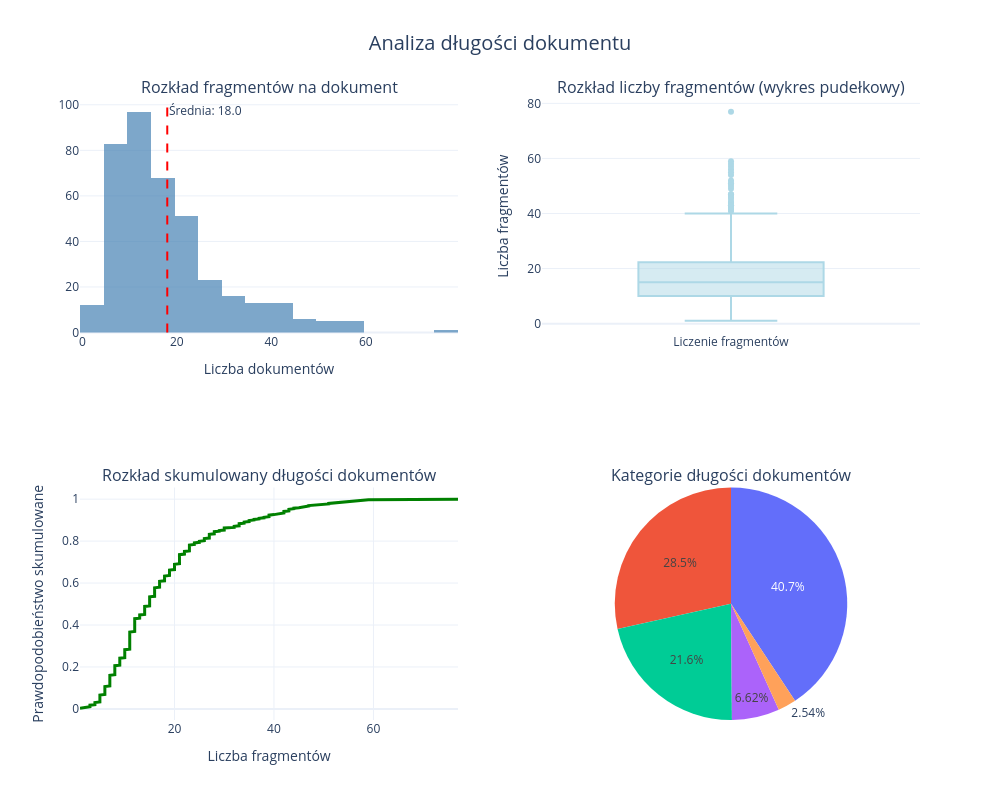

The code cell stored with this chart in its notebook:
### Code cell
# Histogram of chunk counts
fig.add_trace(
    go.Histogram(
        x=chunk_counts,
        nbinsx=30,
        name="Chunk Distribution",
        opacity=0.7,
        marker_color="steelblue"
    ),
    row=1, col=1
)

# Add mean line
mean_chunks = np.mean(chunk_counts)
fig.add_vline(
    x=mean_chunks,
    line_dash="dash",
    line_color="red",
    annotation_text=f"Średnia: {mean_chunks:.1f}",
    row=1, col=1
)

# Box plot
fig.add_trace(
    go.Box(
        y=chunk_counts,
        name="Liczenie fragmentów",
        marker_color="lightblue"
    ),
    row=1, col=2
)

# Cumulative distribution
sorted_counts = np.sort(chunk_counts)
cumulative = np.arange(1, len(sorted_counts) + 1) / len(sorted_counts)

fig.add_trace(
    go.Scatter(
        x=sorted_counts,
        y=cumulative,
        mode='lines',
        name='Łączna dystrybucja',
        line=dict(width=3, color='green')
    ),
    row=2, col=1
)

# Length categories pie chart
length_categories = pd.cut(chunk_counts, 
                          bins=[0, 5, 10, 20, 50, float('inf')], 
                          labels=['Bardzo krótki (1-5)', 'Krótki (6-10)', 'Średni (11-20)', 
                                  'Długi (21-50)', 'Bardzo długi (50+)'])
category_counts = length_categories.value_counts()

fig.add_trace(
    go.Pie(
        labels=category_counts.index,
        values=category_counts.values,
        name="Kategorie długości"
    ),
    row=2, col=2
)

# Update layout
fig.update_layout(
    height=800,
    width=1000,
    title_text="Analiza długości dokumentu",
    title_x=0.5,
    title_font_size=20,
    showlegend=False
)

# Update axis labels
fig.update_xaxes(title_text="Liczba dokumentów", row=1, col=1)
fig.update_yaxes(title_text="Liczba fragmentów", row=1, col=2)
fig.update_xaxes(title_text="Liczba fragmentów", row=2, col=1)
fig.update_yaxes(title_text="Prawdopodobieństwo skumulowane", row=2, col=1)

fig.show()

### Figure 1 — Plotly figure (JSON) as saved in the notebook; plotly's stock layout.template omitted (floating-point values rounded to 4 significant figures; data arrays with more than 128 entries replaced by an {"elided": "..."} marker saying what was removed)
{"data": [{"marker": {"color": "steelblue"}, "name": "Chunk Distribution", "nbinsx": 30, "opacity": 0.7, "type": "histogram", "x": {"elided": "393 int values"}, "xaxis": "x", "yaxis": "y"}, {"marker": {"color": "lightblue"}, "name": "Liczenie fragmentów", "type": "box", "xaxis": "x2", "y": {"elided": "393 int values"}, "yaxis": "y2"}, {"line": {"color": "green", "width": 3}, "mode": "lines", "name": "Łączna dystrybucja", "type": "scatter", "x": {"elided": "393 int values"}, "xaxis": "x3", "y": {"elided": "393 float values"}, "yaxis": "y3"}, {"domain": {"x": [0.55, 1], "y": [0, 0.375]}, "labels": ["Bardzo krótki (1-5)", "Krótki (6-10)", "Średni (11-20)", "Długi (21-50)", "Bardzo długi (50+)"], "name": "Kategorie długości", "type": "pie", "values": [26, 85, 160, 112, 10]}], "layout": {"annotations": [{"font": {"size": 16}, "showarrow": false, "text": "Rozkład fragmentów na dokument", "x": 0.225, "xanchor": "center", "xref": "paper", "y": 1, "yanchor": "bottom", "yref": "paper"}, {"font": {"size": 16}, "showarrow": false, "text": "Rozkład liczby fragmentów (wykres pudełkowy)", "x": 0.775, "xanchor": "center", "xref": "paper", "y": 1, "yanchor": "bottom", "yref": "paper"}, {"font": {"size": 16}, "showarrow": false, "text": "Rozkład skumulowany długości dokumentów", "x": 0.225, "xanchor": "center", "xref": "paper", "y": 0.375, "yanchor": "bottom", "yref": "paper"}, {"font": {"size": 16}, "showarrow": false, "text": "Kategorie długości dokumentów", "x": 0.775, "xanchor": "center", "xref": "paper", "y": 0.375, "yanchor": "bottom", "yref": "paper"}, {"showarrow": false, "text": "Średnia: 18.0", "x": 17.97, "xanchor": "left", "xref": "x", "y": 1, "yanchor": "top", "yref": "y domain"}], "height": 800, "shapes": [{"line": {"color": "red", "dash": "dash"}, "type": "line", "x0": 17.97, "x1": 17.97, "xref": "x", "y0": 0, "y1": 1, "yref": "y domain"}], "showlegend": false, "title": {"font": {"size": 20}, "text": "Analiza długości dokumentu", "x": 0.5}, "width": 1000, "xaxis": {"anchor": "y", "domain": [0, 0.45], "title": {"text": "Liczba dokumentów"}}, "xaxis2": {"anchor": "y2", "domain": [0.55, 1]}, "xaxis3": {"anchor": "y3", "domain": [0, 0.45], "title": {"text": "Liczba fragmentów"}}, "yaxis": {"anchor": "x", "domain": [0.625, 1]}, "yaxis2": {"anchor": "x2", "domain": [0.625, 1], "title": {"text": "Liczba fragmentów"}}, "yaxis3": {"anchor": "x3", "domain": [0, 0.375], "title": {"text": "Prawdopodobieństwo skumulowane"}}}}
